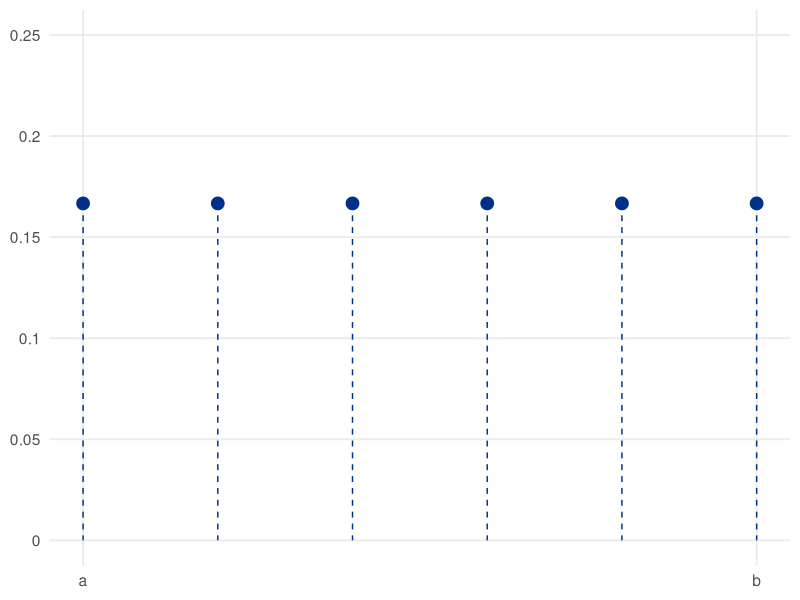
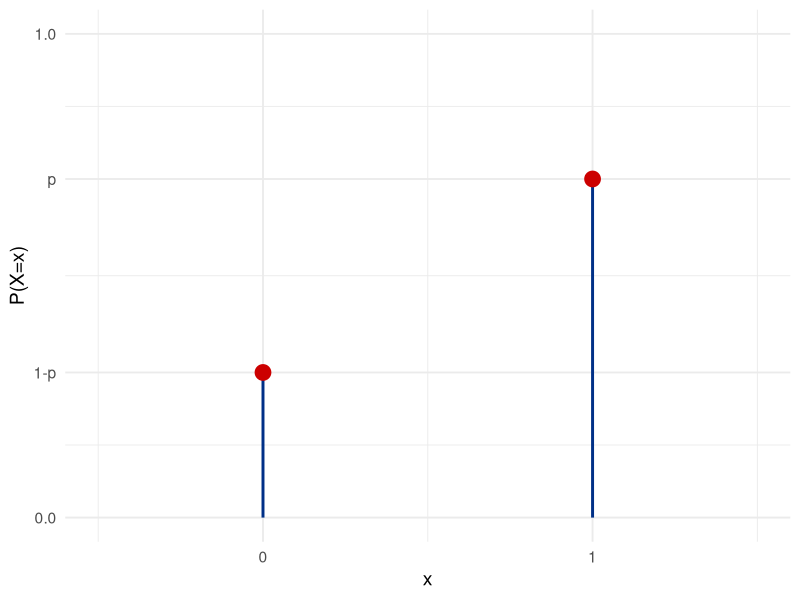
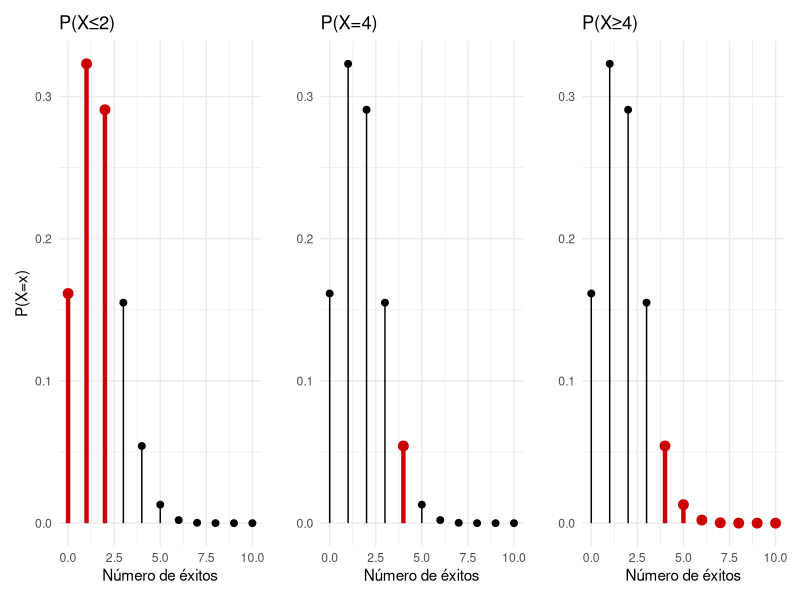

These figures' R source, in order:
## ---- chunk 1
#| echo: false
#| fig-align: center
#| fig-height: 3.5
library(ggplot2)
N <- 6
df <- data.frame(x = 1:N, prob = rep(1/N, N))
ggplot(df, aes(x = x, y = prob)) +
  geom_point(color = "#003087", size = 4) +
  geom_segment(aes(xend = x, yend = 0), color = "#003087", linetype = "dashed") +
  scale_x_continuous(breaks = c(1, N), labels = c("a", "b")) +
  scale_y_continuous(limits = c(0, 0.25), labels = function(x) ifelse(x == 1/N, "1/n", x)) +
  labs(x = NULL, y = NULL) +
  theme_minimal(base_size = 14) +
  theme(panel.grid.minor = element_blank())
## ---- chunk 2
#| echo: false
#| fig-align: center
#| fig-height: 3
p <- 0.7
df <- data.frame(x = c(0, 1), prob = c(1-p, p))
ggplot(df, aes(x = x, y = prob)) +
  geom_segment(aes(xend = x, yend = 0), color = "#003087", size = 1) +
  geom_point(color = "#cc0000", size = 5)+
  scale_x_continuous(breaks = c(0, 1), limits = c(-0.5, 1.5)) +
  scale_y_continuous(limits = c(0, 1), breaks = c(0, 1-p, p, 1),
                     labels = c("0.0", "1-p", "p", "1.0")) +
  labs(x = "x", y = "P(X=x)") +
  theme_minimal(base_size = 14)
## ---- chunk 3
#| echo: false
library(ggplot2)
library(dplyr)
n <- 10; p <- 1/6
df <- data.frame(x = 0:n, prob = dbinom(0:n, n, p))

highlight_le2 <- df %>% filter(x <= 2) %>% mutate(grupo = "P(X≤2)")
highlight_eq4 <- df %>% filter(x == 4) %>% mutate(grupo = "P(X=4)")
highlight_ge4 <- df %>% filter(x >= 4) %>% mutate(grupo = "P(X≥4)")

p1 <- ggplot(df, aes(x=x, y=prob)) +
  geom_segment(aes(xend=x, yend=0), color="black") +
  geom_point(size=2) +
  geom_segment(data=highlight_le2, aes(xend=x,yend=0,color=grupo), size=1.5) +
  geom_point(data=highlight_le2, aes(color=grupo), size=3) +
  scale_color_manual(values=c("P(X≤2)"="#cc0000")) +
  labs(title="P(X≤2)", x="Número de éxitos", y="P(X=x)", color=NULL) +
  theme_minimal() + theme(legend.position="none")

p2 <- ggplot(df, aes(x=x, y=prob)) +
  geom_segment(aes(xend=x, yend=0), color="black") +
  geom_point(size=2) +
  geom_segment(data=highlight_eq4, aes(xend=x,yend=0,color=grupo), size=1.5) +
  geom_point(data=highlight_eq4, aes(color=grupo), size=3) +
  scale_color_manual(values=c("P(X=4)"="#cc0000")) +
  labs(title="P(X=4)", x="Número de éxitos", y="", color=NULL) +
  theme_minimal() + theme(legend.position="none")

p3 <- ggplot(df, aes(x=x, y=prob)) +
  geom_segment(aes(xend=x, yend=0), color="black") +
  geom_point(size=2) +
  geom_segment(data=highlight_ge4, aes(xend=x,yend=0,color=grupo), size=1.5) +
  geom_point(data=highlight_ge4, aes(color=grupo), size=3) +
  scale_color_manual(values=c("P(X≥4)"="#cc0000")) +
  labs(title="P(X≥4)", x="Número de éxitos", y="", color=NULL) +
  theme_minimal() + theme(legend.position="none")

library(patchwork)
p1 | p2 | p3
